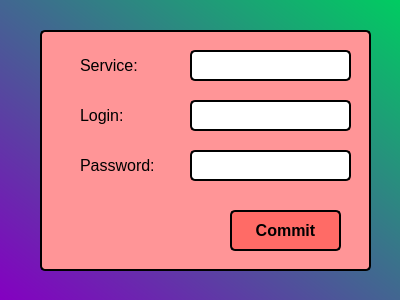
<?xml version="1.0" encoding="UTF-8"?>
<ui version="4.0">
 <class>Dialog</class>
 <widget class="QDialog" name="Dialog">
  <property name="geometry">
   <rect>
    <x>0</x>
    <y>0</y>
    <width>400</width>
    <height>300</height>
   </rect>
  </property>
  <property name="windowTitle">
   <string>Guardian Passwords - Modify</string>
  </property>
  <property name="windowIcon">
   <iconset>
    <normaloff>padlock.ico</normaloff>padlock.ico</iconset>
  </property>
  <property name="styleSheet">
   <string notr="true">QDialog#Dialog{
	background-color: qlineargradient(spread:pad, x1:0, y1:1, x2:1, y2:0, stop:0 rgba(132, 0, 193, 255), stop:1 rgba(0, 204, 97, 255));
}</string>
  </property>
  <widget class="QFrame" name="frame">
   <property name="geometry">
    <rect>
     <x>40</x>
     <y>30</y>
     <width>331</width>
     <height>241</height>
    </rect>
   </property>
   <property name="styleSheet">
    <string notr="true">QFrame#frame{
	background-color: rgb(255, 149, 151);
	border: 2px solid black;
	border-radius: 5px;
}
QLineEdit{
	border: 2px solid black;
	border-radius: 5px;
}</string>
   </property>
   <property name="frameShape">
    <enum>QFrame::StyledPanel</enum>
   </property>
   <property name="frameShadow">
    <enum>QFrame::Raised</enum>
   </property>
   <widget class="QLineEdit" name="serv">
    <property name="geometry">
     <rect>
      <x>150</x>
      <y>20</y>
      <width>161</width>
      <height>31</height>
     </rect>
    </property>
    <property name="font">
     <font>
      <pointsize>12</pointsize>
     </font>
    </property>
    <property name="alignment">
     <set>Qt::AlignCenter</set>
    </property>
   </widget>
   <widget class="QLineEdit" name="log">
    <property name="geometry">
     <rect>
      <x>150</x>
      <y>70</y>
      <width>161</width>
      <height>31</height>
     </rect>
    </property>
    <property name="font">
     <font>
      <pointsize>12</pointsize>
     </font>
    </property>
    <property name="alignment">
     <set>Qt::AlignCenter</set>
    </property>
   </widget>
   <widget class="QLineEdit" name="pass">
    <property name="geometry">
     <rect>
      <x>150</x>
      <y>120</y>
      <width>161</width>
      <height>31</height>
     </rect>
    </property>
    <property name="font">
     <font>
      <pointsize>12</pointsize>
     </font>
    </property>
    <property name="echoMode">
     <enum>QLineEdit::Password</enum>
    </property>
    <property name="alignment">
     <set>Qt::AlignCenter</set>
    </property>
   </widget>
   <widget class="QLabel" name="label">
    <property name="geometry">
     <rect>
      <x>40</x>
      <y>20</y>
      <width>101</width>
      <height>31</height>
     </rect>
    </property>
    <property name="font">
     <font>
      <pointsize>12</pointsize>
     </font>
    </property>
    <property name="text">
     <string>Service:</string>
    </property>
   </widget>
   <widget class="QLabel" name="label_2">
    <property name="geometry">
     <rect>
      <x>40</x>
      <y>70</y>
      <width>101</width>
      <height>31</height>
     </rect>
    </property>
    <property name="font">
     <font>
      <pointsize>12</pointsize>
     </font>
    </property>
    <property name="text">
     <string>Login:</string>
    </property>
   </widget>
   <widget class="QLabel" name="label_3">
    <property name="geometry">
     <rect>
      <x>40</x>
      <y>120</y>
      <width>101</width>
      <height>31</height>
     </rect>
    </property>
    <property name="font">
     <font>
      <pointsize>12</pointsize>
     </font>
    </property>
    <property name="text">
     <string>Password:</string>
    </property>
   </widget>
   <widget class="QPushButton" name="modify_butt">
    <property name="geometry">
     <rect>
      <x>190</x>
      <y>180</y>
      <width>111</width>
      <height>41</height>
     </rect>
    </property>
    <property name="font">
     <font>
      <pointsize>12</pointsize>
      <weight>75</weight>
      <bold>true</bold>
     </font>
    </property>
    <property name="styleSheet">
     <string notr="true">QPushButton:hover{
	background-color: rgb(206, 34, 34);
}
QPushButton:pressed{
	background-color: rgb(1, 35, 255);
}
QPushButton{
	background-color: rgb(255, 107, 102);
	border: 2px solid black;
	border-radius: 5px;
}</string>
    </property>
    <property name="text">
     <string>Commit</string>
    </property>
    <property name="autoDefault">
     <bool>false</bool>
    </property>
   </widget>
  </widget>
 </widget>
 <resources/>
 <connections/>
</ui>
